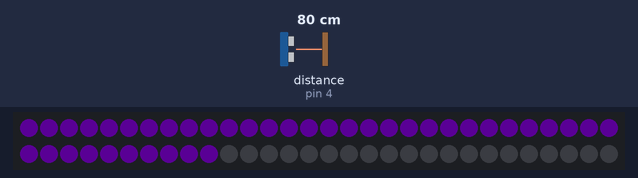
The sketch below on a simulated Arduino Uno, built with avr-gcc and run on an emulated ATmega328P. Shown: 60 RGB LEDs in strip order, left to right, continuing on the next row. The inputs (shaded band) are chosen by the test bench; at power-on: distance to the obstacle (sensor on pin 4) 80 cm. Dim RGB values are drawn brighter than linear.

Above: at 1.2 s.
1.3 s: distance to the obstacle (sensor on pin 4) set to 120 cm
At 1.7 s:
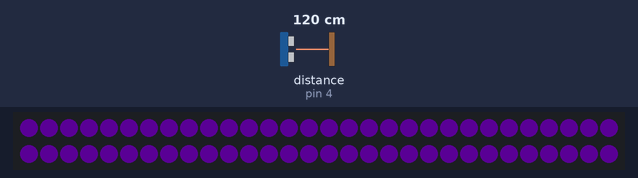
2.8 s: distance to the obstacle (sensor on pin 4) set to 2 cm
At 4.0 s:
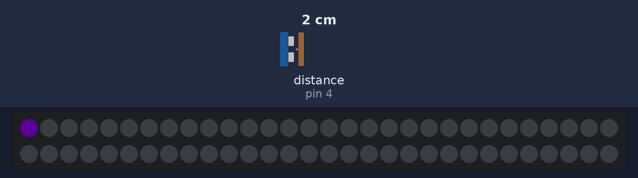
4.3 s: distance to the obstacle (sensor on pin 4) set to 250 cm
At 5.4 s:
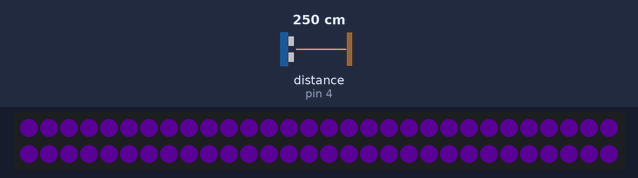
Timing chart, 0 to 7.3 s (numbered marks = the images above; inputs shaded):
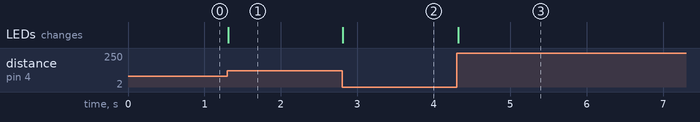

The sketch:

12_Ultrasonic_RGB_strip.ino
```cpp
#include <Adafruit_NeoPixel.h>
#include <HCSR04.h>

#define PIN 6  // Which pin on the Arduino is connected to the NeoPixels?

#define NUMPIXELS 60  // How many NeoPixels are attached to the Arduino?

Adafruit_NeoPixel pixels(NUMPIXELS, PIN, NEO_GRB + NEO_KHZ800);

UltraSonicDistanceSensor distanceSensor(3, 4);  // Initialize sensor that uses digital pins 3 and 4.
int current_Last_LED = 0;

void setup() {
  pixels.begin();
  pixels.setBrightness(20);
}

void loop() {
  pixels.clear();  // Set all pixel colors to 'off'
  current_Last_LED = distanceSensor.measureDistanceCm() * 0.5;

  for (int i = 0; i < current_Last_LED; i++)  //For each pixel in strip...
  {
    pixels.setPixelColor(i, 150, 0, 255);  //Purple - Change color
  }

  pixels.show();  // Send the updated pixel colors to the hardware.
}
```

Measured:
- after the input at 1.3 s, the LEDs: change at once (image 1)
- after the input at 2.8 s, the LEDs: change at once (image 2)
- after the input at 4.3 s, the LEDs: change at once (image 3)
